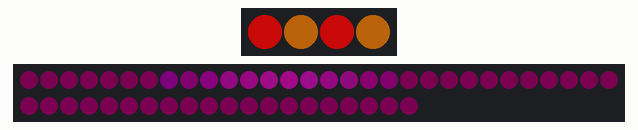
A sketch run on a simulated Arduino Nano, built with avr-gcc and run on an emulated ATmega328P. On the bench: 4 RGB LEDs in strip order, left to right, 50 RGB LEDs in strip order, left to right, continuing on the next row. Dim RGB values are drawn brighter than linear.

Above: at 0.15 s.
At 4.84 s:
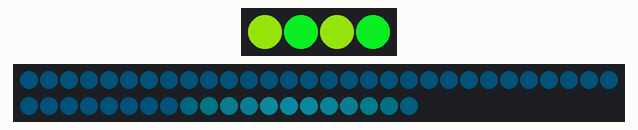
At 9.66 s:
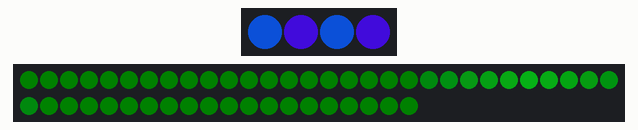
At 19.2 s:
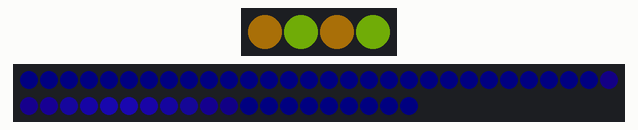
At 29.51 s:
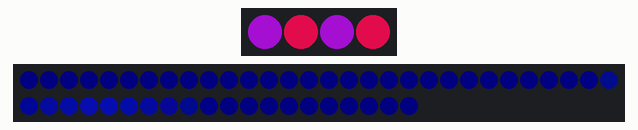
At 39.84 s:
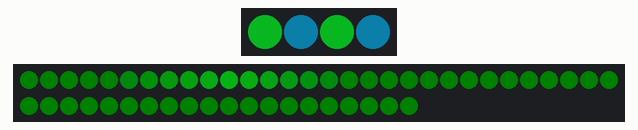
Timing chart, 0 to 40.0 s (numbered marks = the images above):
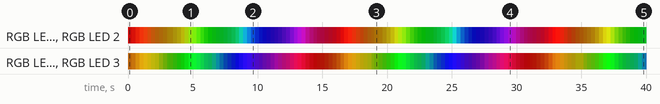

The sketch:

prom-head.ino
```cpp
#include<SoftwareSerial.h>
#include <FastLED.h>

#ifdef __AVR__
#include <avr/power.h>
#endif

/**
   This part is for hardware related config. It allows you to spec the board
   you are using, along with the LED strand length/brightness. The brightness is
   typically used to limit max power draw: at 60mA per LED (full white), you can
   power at most 8 LEDs from the 500mA 5V pin on boards like the Trinket/Arduino
   Nano. As the strand gets longer, you should use brightness to limit max current
   draw. However, the typical pattern won't ever reach full white on all LEDs, so
   the actual max current varies. It's probably best established via direct
   measurement. An alternative reason to limit brightness is to improve battery
   life.

   Current configs:

 *  * Arduino Nano, use pin 6
 *  * Adafruit Trinket 5V 16Mhz, use pin 0
*/


#define STRAND_LENGTH 50

/**
    Pattern definition. The program cycles through a range on the wheel, and
    back again. This defines the boundaries. Note that wraparound for the full
    rainbow is not enabled. Would take special case code.
*/

#define HUE_START .333
#define HUE_END .833
#define SATURATION 255 * .8

#define MS_PER_BEAT 60000 / 138

CRGB eyes[4];
CRGB ants[STRAND_LENGTH];

void setup() {
  FastLED.addLeds<PIXIE, 6, RGB>(eyes, 4).setCorrection( TypicalLEDStrip );
  FastLED.addLeds<WS2811, 7, GRB>(ants, STRAND_LENGTH).setCorrection( TypicalLEDStrip ); //GRB
  FastLED.setBrightness( 255 );
}

void loop() {

  unsigned long t = millis();
  byte color = getClock(t, 2);

  byte val = (exp(sin(millis() / 2000.0 * PI)) - 0.36787944) * 108.0;
  val = val * 0.5 + 127;

  eyes[0] = CHSV(color, SATURATION, val);
  //eyes[0] = CRGB(0, 255, 0);
  eyes[1] = CHSV((color + 32) % 256, SATURATION, val);
  eyes[2] = CHSV(color, SATURATION, val);
  eyes[3] = CHSV((color + 32) % 256, SATURATION, val);

  byte pulse = inoise8(t / 4.) * .5;
  byte drift = getClock(t, 3);
  pulse += drift;
  if (pulse > 255)
    pulse -= 255;

  for (byte pix = 0; pix < STRAND_LENGTH; pix++) {
    // location of the pixel on a 0-RENDER_RANGE scale.
    byte dist = pix * 255 / STRAND_LENGTH;

    // messy, but some sort of least-of-3 distances, allowing wraping.
    byte delta = min(min(abs(dist - pulse), abs(dist - pulse + 256)), abs(dist - pulse - 255));
    // linear ramp up of brightness, for those within 1/8th of the reference point
    byte value = max(255 - 6 * delta, 64);

    // hue selection. Mainly driving by c, but with some small shifting along
    // the length of the strand.

    // sweep of a subset of the spectrum.
    byte left = 84;
    byte right = 212;
    float x = color / 255.;;// + pix * .5 / STRAND_LENGTH;
    if (x >= 1)
      x -= 1.;
    // sweeps the range. for x from 0 to 1, this function does this:
    // starts at (0, _right_), goes to (.5, _left_), then back to (1, _right)
    byte hue = abs(2 * (right - left) * x - right + left) + left;

    ants[pix] = CHSV(hue, SATURATION, value / 2);
  }
  // delay 20ms to give max 50fps. Could do something fancier here to try to
  // hit exactly 60fps (or whatever) if possible, but takinng another millis()
  // reading, but not sure if there would be a point to that.
  FastLED.show(); // display this frame
}


// Get a byte that cycles from 0-255, at a specified rate
// typically, assign mil using mills();
// rates, approximately (assuming 256ms in a second :P)
// 8: 4hz
// 7: 2hz
// 6: 1hz
// 5: 1/2hz
// 4: 1/4hz
// 3: 1/8hz
// 2: 1/16hz
// 1: 1/32hz
byte getClock(unsigned long mil, byte rate)
{
  return mil >> (8 - rate) % 256;
}
```

Measured:
- by itself, RGB LED 0, RGB LED 2: off → RGB(102, 4, 4) at 0.01 s, → RGB(139, 11, 6) 0.30 s later, → RGB(185, 26, 8) 0.30 s later, → RGB(213, 44, 10) 0.30 s later, … (136 changes in this stretch)
- by itself, RGB LED 1, RGB LED 3: off → RGB(70, 37, 4) at 0.01 s, → RGB(99, 57, 6) 0.30 s later, → RGB(139, 92, 8) 0.30 s later, → RGB(169, 124, 10) 0.30 s later, … (136 changes in this stretch)
